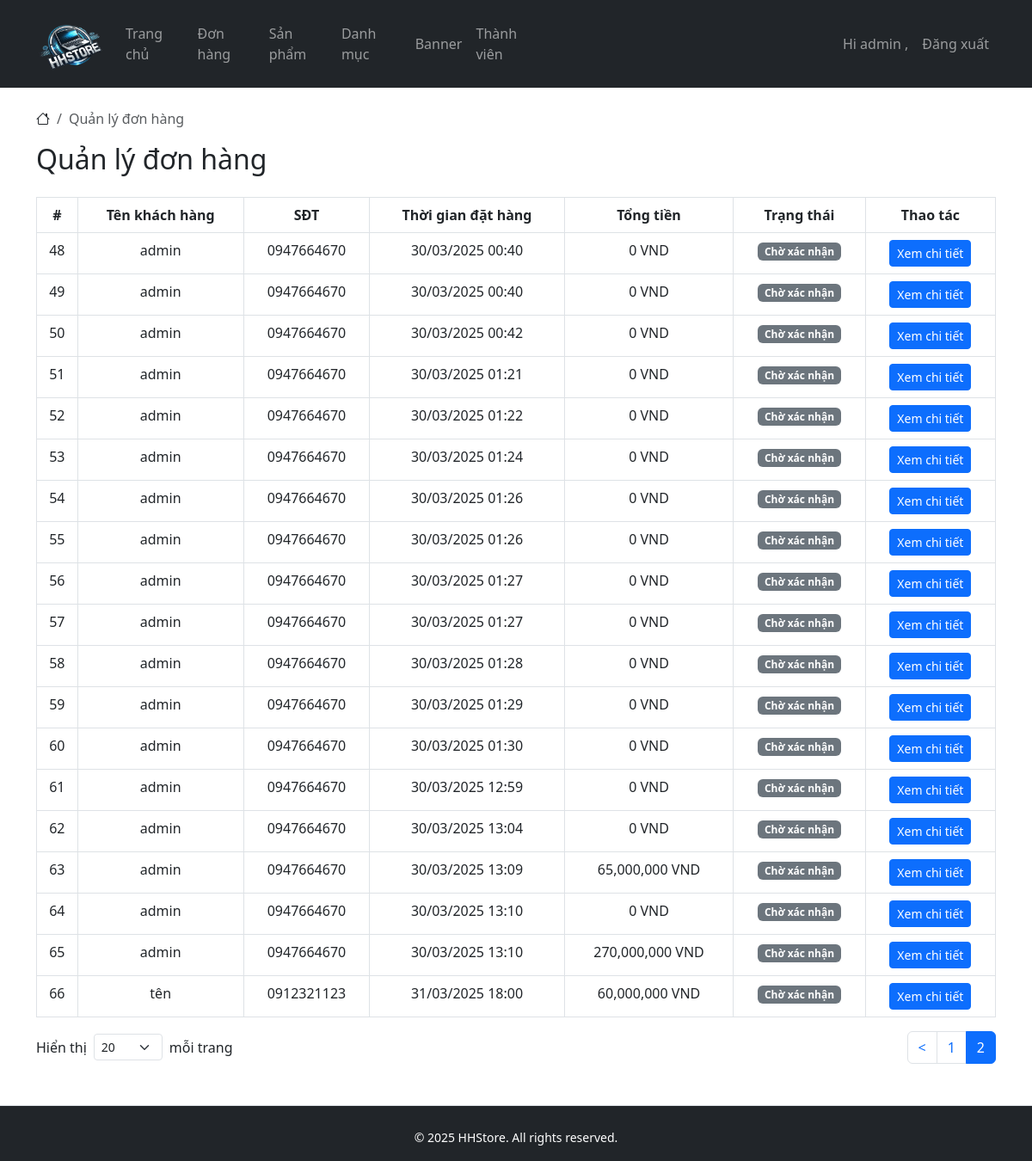
The page /?controller=admin&action=orderList&page=2 (signed in) on the database its author committed.
### tables this page shows
CREATE TABLE `orders` (
  `id` int(11) NOT NULL AUTO_INCREMENT,
  `customer_name` varchar(100) DEFAULT NULL,
  `address` varchar(255) DEFAULT NULL,
  `total_amount` int(11) DEFAULT NULL,
  `phone` varchar(10) DEFAULT NULL,
  `user_id` int(11) DEFAULT NULL,
  `created_at` datetime DEFAULT NULL,
  `status` enum('Chờ xác nhận','Đang giao','Hoàn thành','Đã huỷ') DEFAULT 'Chờ xác nhận',
  PRIMARY KEY (`id`)
);

### core/Controller.php (called while the page is built, shortened)
<?php
class Controller
{
    public function model($model)
    {
        return new $model();
    }
    public function view($view, $data = [])
    {
        require_once "../app/views/layouts/main.php";
    }
}

### app/controllers/AdminController.php (called while the page is built, shortened)
<?php
class AdminController extends Controller
{
    private array $toast;
    public function __construct()
    {
        $this->toast = [];
    }
    public function orderList()
    {
        $keyword = $_GET['keyword'] ?? '';
        $page = $_GET['page'] ?? 1;
        $perPage = $_GET['perPage'] ?? 20;
        $orderModel = $this->model('Order');
        $orders = $orderModel->searchOrder($keyword, $perPage, ($page - 1) * $perPage);
        $total = $orderModel->countOrder($keyword);
        $page = $_GET['page'] ?? 1;
        $perPage = $_GET['perPage'] ?? 20;
        $this->view('admin/order/index', [
            'orders' => $orders,
            'current_page' => $page,
            'total' => $total,
            'total_pages' => ceil($total / $perPage),
            'toast' => $this->toast
        ]);
    }
}

### public/index.php (called while the page is built, shortened)
<?php
require_once '../core/Router.php';
require_once '../core/Controller.php';
require_once '../core/Model.php';
$url = isset($_GET['url']) ? $_GET['url'] : '';
$router = new Router();
$router->route($url);

### core/Model.php (called while the page is built, shortened)
<?php
class Model {
    public function __construct() {
        $pdo = new PDO("mysql:host=" . DB_HOST . ";dbname=" . DB_NAME, DB_USER, DB_PASS);
        $pdo->setAttribute(PDO::ATTR_ERRMODE, PDO::ERRMODE_EXCEPTION);
        $this->db = $pdo;
    }
}

### app/models/Order.php (called while the page is built, shortened)
<?php
class Order extends Model
{
    public function searchOrder($keyword, int $limit = 20, int $offset = 0)
    {
        $query = "SELECT orders.*, users.username, users.phone as user_pnone FROM orders
            LEFT JOIN users ON orders.user_id = users.id";
        $bindings = [];
        $query .= " LIMIT $limit OFFSET $offset";
        $stmt = $this->db->prepare($query);
        $stmt->execute($bindings);
        return $stmt->fetchAll(PDO::FETCH_ASSOC);
    }
}

### app/views/admin/order/index.php (the view, shortened to what this page needs)
<nav aria-label="breadcrumb">
    <ol class="breadcrumb">
        <li class="breadcrumb-item"><i class="bi bi-house"></i></li>
        <li class="breadcrumb-item active" aria-current="page">Quản lý đơn hàng</li>
    </ol>
</nav>
<h2 class="mb-4">Quản lý đơn hàng</h2>
<?php if (empty($data['orders'])): ?>
    <p class="text-muted">Hiện chưa có đơn hàng nào.</p>
<?php else: ?>
    <table class="table table-bordered">
        <thead>
        <tr class="text-center">
            <th>#</th>
            <th>Tên khách hàng</th>
            <th>SĐT</th>
            <th>Thời gian đặt hàng</th>
            <th>Tổng tiền</th>
            <th>Trạng thái</th>
            <th>Thao tác</th>
        </tr>
        </thead>
        <tbody class="text-center">
        <?php foreach ($data['orders'] as $order): ?>
            <tr>
                <td><?= $order['id'] ?></td>
                <td><?= $order['customer_name'] ?? 'N/A' ?></td>
                <td><?= $order['phone'] ?? 'N/A' ?></td>
                <td><?= date('d/m/Y H:i', strtotime($order['created_at'])) ?></td>
                <td><?= number_format($order['total_amount']) ?> VND</td>
                <td>
                        <span class="badge bg-<?= $order['status'] === 'Đang giao' ? 'warning' : ($order['status'] === 'Hoàn thành' ? 'success' : 'secondary') ?>">
                            <?= ucfirst($order['status']) ?>
                        </span>
                </td>
                <td>
                    <a href="?controller=admin&action=orderDetails&id=<?= $order['id'] ?>" class="btn btn-sm btn-primary">Xem chi tiết</a>
                </td>
            </tr>
        <?php endforeach; ?>
        </tbody>
    </table>
<?php endif; ?>
<nav class="d-flex justify-content-between align-items-center">
    <div class="d-flex align-items-center">
        <span class="me-2">Hiển thị</span>
        <select style="width: 80px; font-size: 0.875rem;" class="form-select form-select-sm" form="formFilter" aria-label="Số lượng sản phẩm mỗi trang" name="per_page">
            <option value="20" <?= ($_GET['per_page'] ?? 20) == 20 ? 'selected' : '' ?>>20</option>
        </select>
        <span class="ms-2">mỗi trang</span>
    </div>
    <ul class="pagination justify-content-end mb-0">
        <?php if ($data['current_page'] > 1): ?>
            <li class="page-item">
                <a class="page-link" href="?controller=admin&action=orderList&page=<?= $data['current_page'] - 1 ?>" aria-label="Previous">
                    &lt;
                </a>
            </li>
        <?php endif; ?>
        <?php for ($i = 1; $i <= $data['total_pages']; $i++): ?>
            <li class="page-item <?= ($i == $data['current_page']) ? 'active' : '' ?>">
                <a class="page-link" href="?controller=admin&action=orderList&page=<?= $i ?>"><?= $i ?></a>
            </li>
        <?php endfor; ?>
    </ul>
</nav>

### public/assets/css/style.css (style rules this page uses)
html, body { height: 100%; }
body { display: flex; flex-direction: column; }

### rows shown on the page
orders: id "48", customer_name "admin", phone "0947664670", created_at "30/03/2025 00:40", total_amount "0", status "Chờ xác nhận"
orders: id "49", customer_name "admin", phone "0947664670", created_at "30/03/2025 00:40", total_amount "0", status "Chờ xác nhận"
orders: id "50", customer_name "admin", phone "0947664670", created_at "30/03/2025 00:42", total_amount "0", status "Chờ xác nhận"
orders: id "51", customer_name "admin", phone "0947664670", created_at "30/03/2025 01:21", total_amount "0", status "Chờ xác nhận"
orders: id "52", customer_name "admin", phone "0947664670", created_at "30/03/2025 01:22", total_amount "0", status "Chờ xác nhận"
orders: id "53", customer_name "admin", phone "0947664670", created_at "30/03/2025 01:24", total_amount "0", status "Chờ xác nhận"
orders: id "54", customer_name "admin", phone "0947664670", created_at "30/03/2025 01:26", total_amount "0", status "Chờ xác nhận"
orders: id "55", customer_name "admin", phone "0947664670", created_at "30/03/2025 01:26", total_amount "0", status "Chờ xác nhận"
orders: id "56", customer_name "admin", phone "0947664670", created_at "30/03/2025 01:27", total_amount "0", status "Chờ xác nhận"
orders: id "57", customer_name "admin", phone "0947664670", created_at "30/03/2025 01:27", total_amount "0", status "Chờ xác nhận"
orders: id "58", customer_name "admin", phone "0947664670", created_at "30/03/2025 01:28", total_amount "0", status "Chờ xác nhận"
orders: id "59", customer_name "admin", phone "0947664670", created_at "30/03/2025 01:29", total_amount "0", status "Chờ xác nhận"
orders: id "60", customer_name "admin", phone "0947664670", created_at "30/03/2025 01:30", total_amount "0", status "Chờ xác nhận"
orders: id "61", customer_name "admin", phone "0947664670", created_at "30/03/2025 12:59", total_amount "0", status "Chờ xác nhận"
orders: id "62", customer_name "admin", phone "0947664670", created_at "30/03/2025 13:04", total_amount "0", status "Chờ xác nhận"
orders: id "63", customer_name "admin", phone "0947664670", created_at "30/03/2025 13:09", total_amount "65,000,000", status "Chờ xác nhận"
orders: id "64", customer_name "admin", phone "0947664670", created_at "30/03/2025 13:10", total_amount "0", status "Chờ xác nhận"
orders: id "65", customer_name "admin", phone "0947664670", created_at "30/03/2025 13:10", total_amount "270,000,000", status "Chờ xác nhận"
orders: id "66", customer_name "tên", phone "0912321123", created_at "31/03/2025 18:00", total_amount "60,000,000", status "Chờ xác nhận"

### other values the page prints
$_SESSION['user']['username'] "admin"
